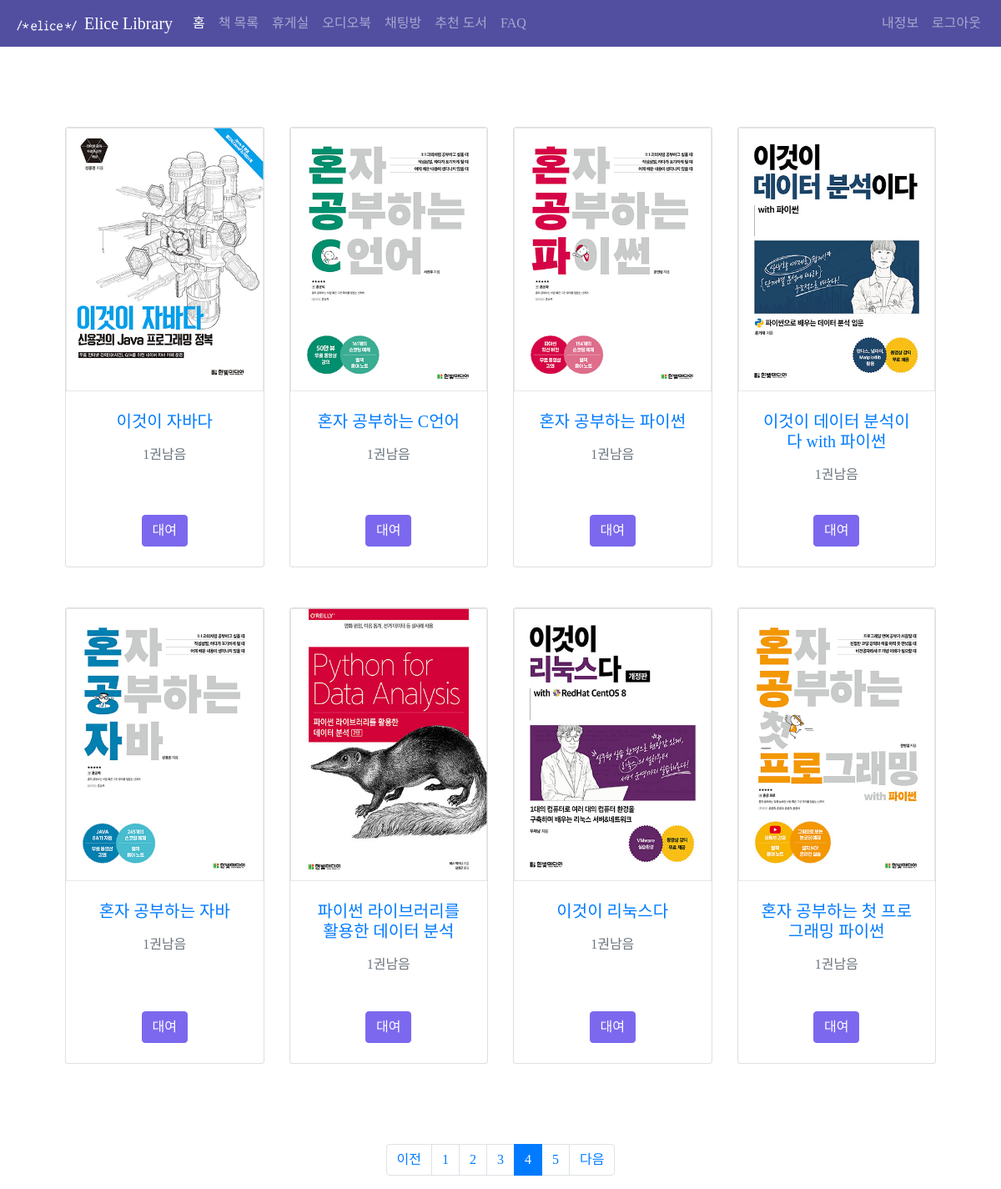
Page /book_list4 (signed in) on the committed database.
### library_elice/models.py (models this page shows, shortened)
class Book(db.Model):
    id = db.Column(db.Integer(), primary_key=True)
    book_name = db.Column(db.String(length=30), nullable=False)
    publisher = db.Column(db.String(length=30), nullable=False)
    author = db.Column(db.String(length=30), nullable=False)
    publication_date = db.Column(db.DateTime)
    pages = db.Column(db.Integer)
    isbn = db.Column(db.Integer, nullable=False, unique=True)
    description = db.Column(db.String)
    link = db.Column(db.String)
    borrower = db.Column(db.Integer(), db.ForeignKey('user.id'), nullable=True)
    quantity = db.Column(db.Integer(), nullable=False, default=1)
    likes = db.relationship('Like', backref='book', passive_deletes=True)

### library_elice/routes.py (the view, shortened to what this page needs)
@app.route('/book_list4', methods=['GET', 'POST'])
def book_list_page4():
    borrow_form = BorrowForm()
    return_book_form = ReturnForm()
    if request.method == "GET":
        books = Book.query.all()
        users = User.query.all()
        borrowed_books = Book.query.filter_by(borrower=current_user.id)
        return render_template('book_list4.html', books=books, borrow_form=borrow_form, borrowed_books=borrowed_books, return_book_form=return_book_form, users=users)

### library_elice/models.py (called while the page is built)
@login_manager.user_loader
def load_user(user_id):
    return User.query.get(int(user_id))

### library_elice/templates/book_list4.html (shortened to what this page needs)
{% extends 'base.html' %}
{% block content %}
<link rel="stylesheet" href="static/test.css">
<link rel="stylesheet" href="static/library.css">
<section class="py-5">
    <div class="container px-4 px-lg-5 mt-5">
        <div class="row gx-4 gx-lg-5 row-cols-2 row-cols-md-3 row-cols-xl-4 justify-content-center">
            {% for book in books %}
            {% if book.id > 24 and book.id <= 32%}
            {% include 'includes/books_modals.html' %}
            <div class="col mb-5">
                <div class="card h-100">
                    <img class="card-img-top" src="../static/book_img/{{book.id}}.jpg" alt="...">
                    <div class="card-body p-4">
                        <div class="text-center">
                            <a data-toggle="modal" href="#Modal-MoreInfo-{{ book.id }}" style="text-decoration:none">
                                <h5 class="fw-bolder">{{ book.book_name }}</h5>
                            </a>
                            <span class="text-muted text-decoration-line-through">{{book.quantity}}권남음</span>
                        </div>
                    </div>
                    {% if book.quantity > 0 %}
                        <div class="card-footer p-4 pt-0 border-top-0 bg-transparent" style="text-align:center;">
                            <button class="btn btn-outline btn-success" data-toggle="modal" data-target="#Modal-BorrowConfirm-{{ book.id }}">대여</button>
                    {% else %}
                        <div class="card-footer p-4 pt-0 border-top-0 bg-transparent" style="text-align:center;">
                            <button class="btn btn-outline btn-success">대여불가</button>
                    {% endif %}
                    </div>
                </div>
            </div>
            {% endif %}
            {% endfor %}
</section>
<nav aria-label="...">
    <ul class="pagination justify-content-center">
      <li class="page-item">
        <a class="page-link" href="{{ url_for('book_list_page3') }}">이전</a>
      </li>
      <li class="page-item">
        <a class="page-link" href="{{ url_for('book_list_page') }}">1</a>
      </li>
      <li class="page-item">
        <a class="page-link" href="{{ url_for('book_list_page2') }}">2</a>
      </li>
      <li class="page-item">
        <a class="page-link" href="{{ url_for('book_list_page3') }}">3</a>
      </li>
      <li class="page-item active">
        <a class="page-link" href="{{ url_for('book_list_page4') }}">4</a>
      </li>
      <li class="page-item">
        <a class="page-link" href="{{ url_for('book_list_page5') }}">5</a>
      </li>
      <li class="page-item">
        <a class="page-link" href="{{ url_for('book_list_page5') }}">다음</a>
      </li>
    </ul>
</nav>
{% endblock %}

### library_elice/static/library.css (style rules this page uses)
.btn-success { background-color: #7B68EE; border-color: #7B68EE; }
body { font-family: "elice_baeum_regular"; }
nav { font-family: "elice_baeum_bold"; }
body { cursor: url(normal.cur), auto }
a { cursor: url(link.cur), auto }
.card-img-top { position: relative; width: 100%; height: 60%; }

### library_elice/templates/includes/books_modals.html (style rules this page uses)
* { margin: 0; padding: 0; box-sizing: border-box; }

### library_elice/templates/base.html (style rules this page uses)
body { background-color: #ffffff; color: rgb(0, 0, 0) }

### rows in the picture
Book: shows a picture, book_name "이것이 자바다", quantity "1"
Book: shows a picture, book_name "혼자 공부하는 C언어", quantity "1"
Book: shows a picture, book_name "혼자 공부하는 파이썬", quantity "1"
Book: shows a picture, book_name "이것이 데이터 분석이다 with 파이썬", quantity "1"
Book: shows a picture, book_name "혼자 공부하는 자바", quantity "1"
Book: shows a picture, book_name "파이썬 라이브러리를 활용한 데이터 분석", quantity "1"
Book: shows a picture, book_name "이것이 리눅스다", quantity "1"
Book: shows a picture, book_name "혼자 공부하는 첫 프로그래밍 파이썬", quantity "1"
